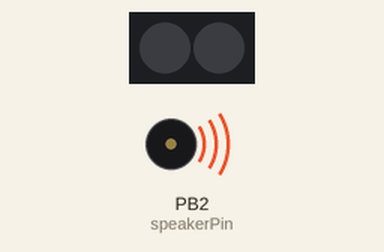
Recording of a sketch running on a simulated ATtiny85, built with avr-gcc and run on an emulated ATtiny85. Parts: 2 RGB LEDs in strip order, left to right, buzzer (waves = sounding). Dim RGB values are drawn brighter than linear; random numbers use the default seed unless the sketch sets one.

Above: at 0.13 s.
At 19.62 s:
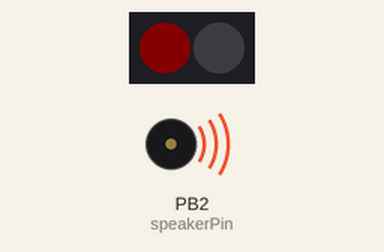
At 28.8 s:
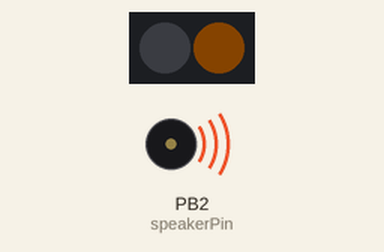
At 39.8 s:
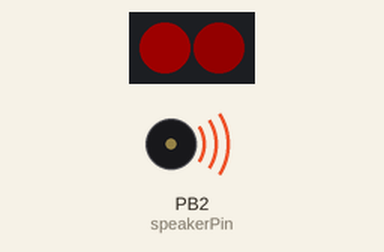
Timing chart, 0 to 40.0 s (numbered marks = the images above):
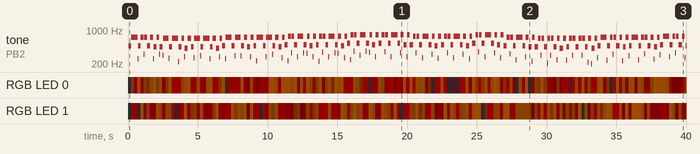

Measured:
- by itself, RGB LED 1: off → RGB(23, 0, 0) at 0.22 s, → RGB(24, 0, 0) 0.22 s later, → off 0.22 s later, → RGB(27, 13, 0) 0.22 s later, … (174 changes in this stretch)
- by itself, RGB LED 0: off → RGB(7, 3, 0) at 0.22 s, → RGB(10, 0, 0) 0.22 s later, → RGB(23, 11, 0) 0.22 s later, → RGB(12, 0, 0) 0.22 s later, … (174 changes in this stretch)

The sketch:

HackOLantern.ino
```cpp
//////////////////////////////////////////////////
//
//                Hack-O-Lantern
//          RGB LED and Audio Spooktacular
//   DigiSpark USB Hardware from HackerBox 0059
//
//                    uuuuuuu
//                uu$$$$$$$$$$$uu
//             uu$$$$$$$$$$$$$$$$$uu
//            u$$$$$$$$$$$$$$$$$$$$$u
//           u< WWW.HACKERBOXES.COM >u
//          u$$$$$$$$$$$$$$$$$$$$$$$$$u
//          u$$$$$$$$$$$$$$$$$$$$$$$$$u
//          u$$$$$$"   "$$$"   "$$$$$$u
//          "$$$$"      u$u       $$$$"
//           $$$u       u$u       u$$$
//           $$$u      u$$$u      u$$$
//            "$$$$uu$$$   $$$uu$$$$"
//             "$$$$$$$"   "$$$$$$$"
//               u$$$$$$$u$$$$$$$u
//                u$"$"$"$"$"$"$u
//     uuu        $$u$ $ $ $ $u$$       uuu
//    u$$$$        $$$$$u$u$u$$$       u$$$$
//     $$$$$uu      "$$$$$$$$$"     uu$$$$$$
//   u$$$$$$$$$$$uu    """""    uuuu$$$$$$$$$$
//   $$$$"""$$$$$$$$$$uuu   uu$$$$$$$$$"""$$$"
//    """      ""$$$$$$$$$$$uu ""$"""
//              uuuu ""$$$$$$$$$$uuu
//     u$$$uuu$$$$$$$$$uu ""$$$$$$$$$$$uuu$$$
//     $$$$$$$$$$""""           ""$$$$$$$$$$$"
//      "$$$$$"                      ""$$$$""
//        $$$"                         $$$$"
//
//
// LED code Thanks to Adafruit_NeoPixel Library
//////////////////////////////////////////////////

#include <Adafruit_NeoPixel.h>

// Two pixels on pin zero.
Adafruit_NeoPixel strip = Adafruit_NeoPixel(2, 0, NEO_GRB + NEO_KHZ800);

int speakerPin = 2;
int numTones = 120;
int cs6 = 1109;
int fs5 = 740;
int d6 = 1175;
int c6 = 1047;
int f5 = 698;
int b5 = 988;
int e5 = 659;
int bf5 = 932;
int ef5 = 622;
int b4 = 494;
int g5 = 784;

int tones[] = { c6,  f5,  f5,  c6,  f5,  f5,  c6,  f5, cs6,  f5,
                cs6, fs5, fs5, cs6, fs5, fs5, cs6, fs5,  d6, fs5,
                cs6, fs5, fs5, cs6, fs5, fs5, cs6, fs5,  d6, fs5,
                 c6,  f5,  f5,  c6,  f5,  f5,  c6,  f5, cs6,  f5,
                 c6,  f5,  f5,  c6,  f5,  f5,  c6,  f5, cs6,  f5,
                 b5,  e5,  e5,  b5,  e5,  e5,  b5,  e5,  c6,  e5,
                 b5,  e5,  e5,  b5,  e5,  e5,  b5,  e5,  c6,  e5,
                bf5, ef5, ef5, bf5, ef5, ef5, bf5, ef5,  b5, ef5,
                bf5, ef5, ef5, bf5, ef5, ef5, bf5, ef5,  b5, ef5,
                 b5,  e5,  e5,  b5,  e5,  e5,  b5,  e5,  c6,  e5,
                 b5,  e5,  e5,  b5,  e5,  e5,  b5,  e5,  c6,  e5,
                bf5, ef5, ef5, bf5, ef5, ef5, bf5, ef5,  b5, ef5,
                bf5, ef5, ef5, bf5, ef5, ef5, bf5, ef5,  b5, ef5};

void setup()
{
  strip.begin();
  pinMode(speakerPin, OUTPUT);
}

void loop()
{
  for (int c=0; c < numTones; c++)
  {
    playTone(tones[c],200);
    updateLEDs();
  }
}

//LED colors/brightness
// red(r) is random 0..30 to keep it dim
// green(g) is half of red (to make orange)
// random(2) is ONE or ZERO 50/50% of the time
//   multiply that into g for 50/50 red/orange
void updateLEDs()
{
  int i, r, g;
  for(i=0; i<=1; i++)
  {
    r=random(30);
    g=0.5*r;
    g=g*random(2);
    strip.setPixelColor(i, strip.Color(r, g ,0));
  }
  strip.show();
}

void playTone(int tone, int duration)
{
  for (long i = 0; i < duration * 1000L; i += tone * 2)
  {
    digitalWrite(speakerPin, HIGH);
    delayMicroseconds(tone);
    digitalWrite(speakerPin, LOW);
    delayMicroseconds(tone);
  }
  delayMicroseconds(20000);
}
```
